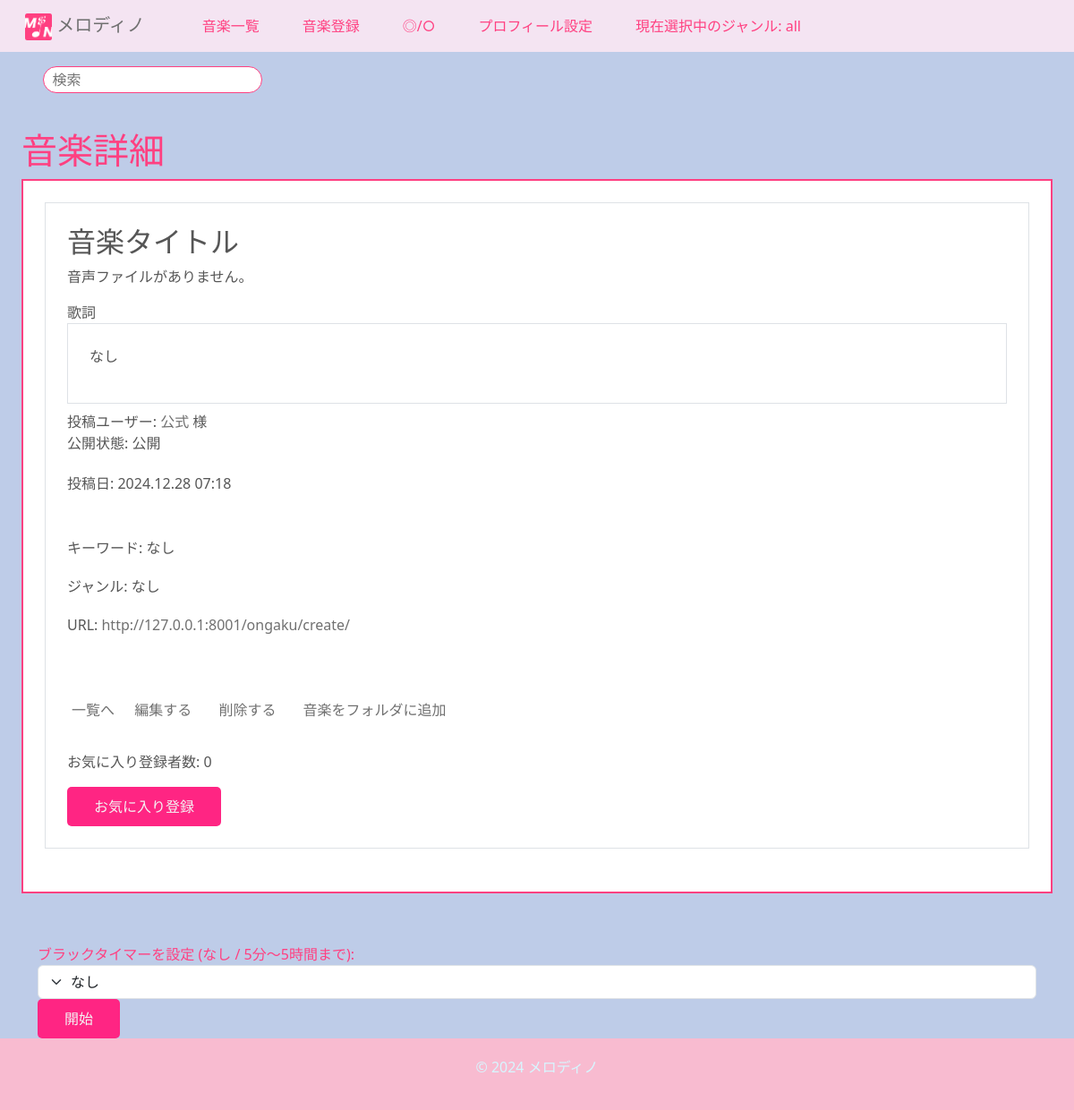
Page /ongaku/3/datail/ (signed in) on the committed database.
### ongaku/models.py (models this page shows, shortened)
class Ongaku(models.Model):
    title = models.CharField(max_length=70)
    text = models.TextField(blank=True, default="")
    audio_file = models.FileField(upload_to='music/', null=True, blank=True)
    thumbnail = models.ImageField(null=True, blank=True)
    category = models.CharField(
        max_length=100, choices=CATEGORY, null=True, blank=True
    )
    custom_category = models.CharField(
        max_length=100,
        blank=True,
        help_text="検索時に見つかりやすくなります。"
    )
    user = models.ForeignKey(User, on_delete=models.CASCADE, related_name='songs')
    search_count = models.IntegerField(default=0)
    play_count = models.IntegerField(default=0)
    is_public = models.BooleanField(default=False)  # 公開/非公開設定
    created_at = models.DateTimeField(auto_now_add=True)  # 投稿日
    ongaku_url = models.URLField(blank=False, null=False)
    favorites = models.ManyToManyField(User, related_name='favorite_songs', blank=True)
    favorited_by = models.ManyToManyField(
        'UserProfile',  # ユーザー情報が保存されているモデル
        related_name='favorite_songs',
        blank=True
    )

class UserProfile(models.Model):
    user = models.OneToOneField(User, on_delete=models.CASCADE)
    songs = models.ManyToManyField(Ongaku)  # ユーザーが作成した曲の関連
    display_name = models.CharField(max_length=100, unique=True, blank=True, null=True)
    bio = models.TextField(blank=True, null=True)  # 自己紹介
    profile_picture = models.ImageField(upload_to='profile_pictures/', blank=True, null=True)
    youtube_url = models.URLField(blank=True, null=True)  # YouTube URL
    twitter_url = models.URLField(blank=True, null=True)  # Twitter URL

### ongaku/views.py (the view)
# urls.py: path('ongaku/<int:pk>/datail/', views.DetailOngakuView.as_view(), name='detail-ongaku'),
class DetailOngakuView(LoginRequiredMixin, DetailView):
    template_name = 'ongaku/ongaku_detail.html'
    model = Ongaku
    def get_context_data(self, **kwargs):
        context = super().get_context_data(**kwargs)
        ongaku = context['ongaku']
        favorite_count = ongaku.favorites.count()
        is_favorited = self.request.user.favorite_songs.filter(id=ongaku.id).exists()
        context['favorite_count'] = favorite_count
        context['is_favorited'] = is_favorited
        return context

### ongaku/templates/ongaku/ongaku_detail.html (shortened to what this page needs)
{% extends 'base.html' %}
{% block h1 %}音楽詳細{% endblock %}
{% block content %}
    <div class="border border_color p-4 mb-2" type="tokubetu">
        <div class="border border_color p-4 mb-4">
            <h2 class="h2 custom-title">{{ object.title }}</h2>
            {% if object.audio_file %}
                <audio id="audioPlayer{{ object.pk }}" controls style="width: 100%; max-width: 100%;">
                    <source src="{{ object.audio_file.url }}" type="audio/mpeg">
                    Your browser does not support the audio element.
                </audio>
            {% else %}
                {% if object.user == request.user %}
                    <p>音声ファイルがありません。</p>
                {% endif %}
            {% endif %}
            <div>
                <label>歌詞</label>
                <div class="border border_color p-4 mb-2">
                    <p style="white-space: pre-line;">{{ object.text|default:"なし" }}</p>
                </div>
                <span>
                    <div class="profile-container">
                        投稿ユーザー:
                        <a href="{% url 'profile' object.user.pk %}">
                            {% if object.user.userprofile.display_name == None %}
                                {{ object.user.userprofile.display_name|default:"匿名" }}{{ user.id }}
                            {% else %}
                                {{ object.user.userprofile.display_name|default:"匿名" }}
                            {% endif %}
                        </a> 様
                    </div>
                    {% if object.user == request.user %}
                        <p>公開状態: {{ ongaku.is_public|yesno:"公開,非公開" }}</p>
                    {% endif %}
                    <div>
                        <h6 class="card-title mt-4">投稿日: {{ object.created_at|date:"Y.m.d H:i" }}</h6>
                    </div>
                </span>
                <h4><br></h4>
            </div>
            <div class="category-info">
                <h6 class="card-title mt-4">キーワード: {{ object.custom_category|default:"なし" }}</h6>
                <h6 class="card-title mt-4">ジャンル: {{ object.category|default:"なし" }}</h6>
            </div>
            {% if object.ongaku_url %}
                <div>
                    <h6 class="card-title mt-4">
                        URL: <a href="{{ object.ongaku_url }}" target="_blank">{{ object.ongaku_url }}</a>
                    </h6>
                </div>
            {% endif %}
            <h4><br><br></h4>
            <div>
                <a href="{% url 'list-ongaku' %}" class="btn p-1">一覧へ</a>
                {% if object.user == request.user %}
                    <a href="{% url 'update-ongaku' object.pk %}" class="btn">編集する</a>
                    <a href="{% url 'delete-ongaku' object.pk %}" class="btn">削除する</a>
                {% else %}
                    <a href="https://twitter.com/share?url={{ request.build_absolute_uri }}&text={{ item.title }}をチェック！" target="_blank">シェアする</a>
                    <a href="{% url 'review' object.pk %}" class="btn p-1">レビューする</a>
                {% endif %}
                <a href="{% url 'add_song_to_folder' object.pk %}" class="btn">音楽をフォルダに追加</a>
                <div>
                    <h6><br></h6>
                    <p>お気に入り登録者数: <span id="favorite-count">{{ favorite_count }}</span></p>
                    <form id="favorite-form" method="POST" action="{% url 'toggle_favorite' ongaku.id %}">
                        <button type="submit" id="favorite-button">
                            {% if is_favorited %}
                                お気に入り解除
                            {% else %}
                                お気に入り登録
                            {% endif %}
                        </button>
                    </form>
                </div>
            </div>
        </div>
    </div>
</div>
{% endblock content %}

### ongaku/static/ongaku/css/style.css (style rules this page uses)
a { text-decoration: none; }

### templates/base.html (style rules this page uses)
body { background-color: #becce8; color: #565656; transition: background-color 0.5s, color 0.5s; }
button { background-color: #ff2583; color: #f4f4f4; border: none; padding: 10px 30px; border-radius: 5px; }
a { color: rgb(112, 112, 112) !important; }
h1, h2, h3, h4, .h5 { color: #ff4081; }
div[type="tokubetu"] { border-color: #ff4081; border: 2px solid #ff4081 !important; background-color: #ffff; }

### rows in the picture
Ongaku: title "音楽タイトル", text "なし", user.userprofile.display_name "公式", is_public "公開", created_at "2024.12.28 07:18", custom_category "なし", category "なし", ongaku_url "http://127.0.0.1:8001/ongaku/create/"

### other values in the picture
{{ favorite_count }} "0"
